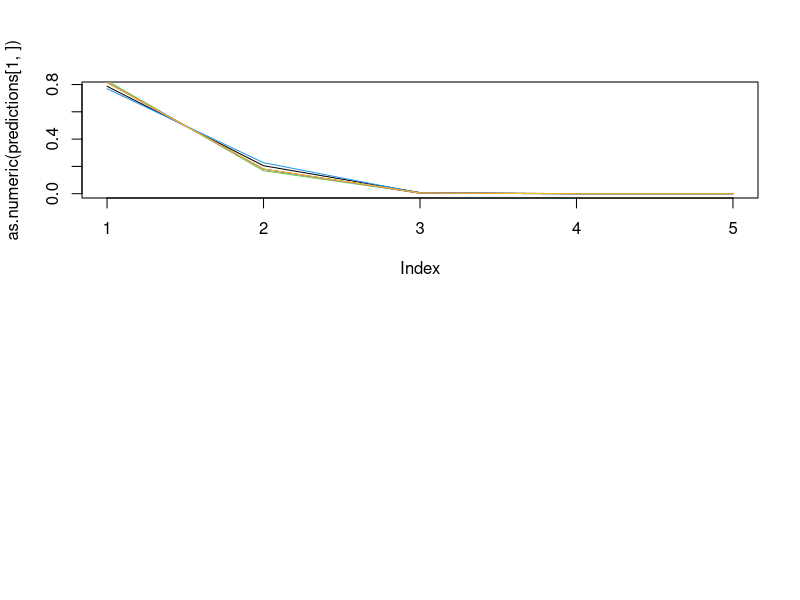

This chart was generated by the following R code:
# Resampling

{
  library(tidyverse)
  library(reshape2)
  library(mgcv)
  library(MASS)
  library(dplyr)
}

# Set WD
# setwd("/Users/skycope/Documents/GitHub/grass-pollen")
setwd("/Users/chloestipinovich/Documents/2020/Thesis Project/grass-pollen")


# Read in data
total   = read.csv("Final_Data/data_complete.csv", h = T) %>% mutate(date = as.Date(date))

# EMA function -----------
EMA = function (series, n){
  ema <- c()
  ema[1:(n-1)] <- NA
  ema[n]<- mean(series[1:n])
  beta <- 0.4
  for (i in (n+1):length(series)){
    ema[i] <- beta * series[i] + 
      (1-beta) * ema[i-1]
  }
  return(ema)
}

train = filter(total, fyear <= 2014) # for 2014 and before
val = filter(total, fyear == 2018)
test = filter(total, fyear == 2019)
  
  
# Training Set: exponential moving average variables
ema = train %>% 
  dplyr::select(pollen_count, ds, min_temp, max_temp, veg_index, humid, rain, wind_speed, wind_dir, fyear, season, pollen_cat) %>%
  mutate(rollmean_maxtemp   = lag(EMA(max_temp, 7), 1),
         #rollmean_vegindex = lag(rollmean(veg_index, 16, na.pad = T, align = 'right'), 1),
         rollmean_pollen    = lag(EMA(pollen_count, 7), 1),
         rollmean_rain      = lag(EMA(rain, 7), 1),
         rollmean_windspeed = lag(EMA(wind_speed, 7), 1),
         rollmean_humid =  lag(EMA(humid, 7), 1),
         rollmean_winddir = lag(EMA(wind_dir, 7), 1),
         lag2_rain = lag(rain, 1),
         lag2_pollen = lag(pollen_count, 1)) %>%
  na.omit() %>%
  mutate(index = 1:nrow(.))

# Validation Set: exponential moving average variables
val_ema = val %>% 
  dplyr::select(pollen_count, ds, min_temp, max_temp, veg_index, humid, rain, wind_speed, wind_dir, fyear, season, pollen_cat) %>%
  mutate(rollmean_maxtemp   = lag(EMA(max_temp, 7), 1),
         #rollmean_vegindex = lag(rollmean(veg_index, 16, na.pad = T, align = 'right'), 1),
         rollmean_pollen    = lag(EMA(pollen_count, 7), 1),
         rollmean_rain      = lag(EMA(rain, 7), 1),
         rollmean_windspeed = lag(EMA(wind_speed, 7), 1),
         rollmean_humid =  lag(EMA(humid, 7), 1),
         rollmean_winddir = lag(EMA(wind_dir, 7), 1),
         lag2_rain = lag(rain, 1),
         lag2_pollen = lag(pollen_count, 1)) %>%
  na.omit() %>%
  mutate(index = 1:nrow(.))

# Test Set: exponential moving average variables
test_ema = test %>% 
  dplyr::select(pollen_count, ds, min_temp, max_temp, veg_index, humid, rain, wind_speed, wind_dir, fyear, season, pollen_cat) %>%
  mutate(rollmean_maxtemp   = lag(EMA(max_temp, 7), 1),
         #rollmean_vegindex = lag(rollmean(veg_index, 16, na.pad = T, align = 'right'), 1),
         rollmean_pollen    = lag(EMA(pollen_count, 7), 1),
         rollmean_rain      = lag(EMA(rain, 7), 1),
         rollmean_windspeed = lag(EMA(wind_speed, 7), 1),
         rollmean_humid =  lag(EMA(humid, 7), 1),
         rollmean_winddir = lag(EMA(wind_dir, 7), 1),
         lag2_rain = lag(rain, 1),
         lag2_pollen = lag(pollen_count, 1)) %>%
  na.omit() %>%
  mutate(index = 1:nrow(.))

# Run GAMs with exponential moving averages
ema_1 = gam(pollen_count ~ 
              fyear +
              s(rollmean_maxtemp) +
              s(max_temp) + s(ds, bs = 'cc', by = fyear) +
              s(wind_dir, bs = 'cc') +  s(rollmean_winddir, bs = 'cc') +
              s(rain) +  s(rollmean_rain) + 
              s(rollmean_pollen) + s(wind_speed) + 
              s(rollmean_windspeed) + s(humid) + s(rollmean_humid) + 
              s(veg_index) + s(lag2_pollen) + s(lag2_rain), 
            family = nb(), data = ema, scale = -0.1)

(theta_est <- ema_1$family$getTheta(TRUE))

ema_2 = gam(pollen_count ~ 
              s(rollmean_maxtemp) +
              s(max_temp) + s(ds, bs = 'cc', by = fyear) +
              s(wind_dir, bs = 'cc') +  s(rollmean_winddir, bs = 'cc') +
              s(rain) +  s(rollmean_rain) + 
              s(rollmean_pollen) + s(wind_speed) + 
              s(rollmean_windspeed) + s(humid) + s(rollmean_humid) + 
              s(veg_index), 
            family = negbin(theta_est), data = ema)

# Set a two week period ----------
twoWeeks   = test[1:14,] %>% 
                dplyr::select(pollen_count, ds, min_temp, max_temp,
                              veg_index, humid, rain, wind_speed, wind_dir, 
                              fyear, season)
twoWeeks$pollen_count[8:14] = NA

# Function that creates required moving averages for prediction:
# - dat    = two week data set
# - rng    = 8 day period, 8th day is the prediction day
# - output = single row of data with all variables required to make prediction
lags = function(dat, rng){
  output = dat[rng,] %>%
    mutate(rollmean_maxtemp   = lag(EMA(max_temp, 7), 1),
           rollmean_pollen    = lag(EMA(pollen_count, 7), 1),
           rollmean_rain      = lag(EMA(rain, 7), 1),
           rollmean_windspeed = lag(EMA(wind_speed, 7), 1),
           rollmean_humid     = lag(EMA(humid, 7), 1),
           rollmean_winddir   = lag(EMA(wind_dir, 7), 1),
           lag2_rain          = lag(rain, 1),
           lag2_pollen        = lag(pollen_count, 1))
  return(output[8,])
}

# Function that performs prediction using ema_2
# - model = best GAM model with corresponding theta_est
# - day   = single row of all variables needed for prediction including moving averages
GAM_predict = function(model, day){
  return(exp(predict(model, day)))
}

# Function that returns Table of frequencies
# - pred = point estimate from day ahead prediction
# - n    = number of samples from neg binomial
# - table(dist_cat)/n = table of category probabilities
freq = function(pred, n){
  dist     = MASS::rnegbin(n, mu = pred, theta = theta_est)
  dist_cat = case_when(
    dist < 1 ~ "Very Low",
    dist >= 1 & dist < 3 ~ "Low",
    dist >= 3 & dist < 8 ~ "Moderate",
    dist >= 8 & dist < 14.8 ~ "High",
    dist >= 14.8 ~ "Very High") %>%
    ordered(., levels = c("Very Low", "Low", "Moderate", "High", "Very High"))
  return(list(freq_table = table(dist_cat)/n, samples = dist))
}

# Function that returns Table of frequencies from n_sample samples
# - dist = row of samples
# - n    = number of samples 
# - table(dist_cat)/n = table of category probabilities
freq2 = function(dist, n){
  dist_cat = case_when(
    dist < 1 ~ "Very Low",
    dist >= 1 & dist < 3 ~ "Low",
    dist >= 3 & dist < 8 ~ "Moderate",
    dist >= 8 & dist < 14.8 ~ "High",
    dist >= 14.8 ~ "Very High") %>%
    ordered(., levels = c("Very Low", "Low", "Moderate", "High", "Very High"))
  return(table(dist_cat)/n)
}

# Function that returns the correct historic data for a specific sample path
# - sample_row = sample path out of 1 to n_samples
# - num days   = number of days forward the sample path has predicted so far 
# - past_sample_data = two week period with specific sample path data
past = function(sample_row, num_days){
  past_sample_data = twoWeeks
  for (day in 1:num_days){
    past_sample_data$pollen_count[day+7]  = past_samples[day,sample_row]
  }
  return(past_sample_data)
}

# Initiate Storage for Predictions
predictions        = as.data.frame(matrix(NA, nrow = 7, ncol = 5))
names(predictions) = c("Very_Low", "Low", "Moderate", "High", "Very_High")
n_samples          = 1000 # Set the number fo sample paths
past_samples       = matrix(NA, ncol = n_samples, nrow = 7) # stores each of the n_sample paths for the 7 days 
with_post          = FALSE

# Make 7-day-ahead predictions 
# Update twoWeeks data set as you make a new prediction
for (i in 1:7){
  if (with_post==TRUE){
    if (i == 1){
      day_ahead       = lags(twoWeeks, c(i:(i+7) ) )
      pred            = as.numeric(GAM_predict(ema_2, day_ahead))
      results         = freq(pred, n_samples)
      predictions[i,] = results$freq_table
      past_samples[i,]= results$samples   # Save random samples called posterior samples
    }
    else{
      for (j in 1:n_samples){
        day_ahead          = lags(past(j,i), c(i:(i+7) ) )
        pred               = as.numeric(GAM_predict(ema_2, day_ahead))
        results            = freq(pred, 1)
        past_samples[i,j]  = results$samples
      }
      predictions[i,]      = freq2(past_samples[i,], n_samples)
    }
  }
  if (with_post==FALSE){
    day_ahead       = lags(twoWeeks, c(i:(i+7) ) )
    pred            = as.numeric(GAM_predict(ema_2, day_ahead))
    results         = freq(pred, n_samples)
    predictions[i,] = results$freq_table
    past_samples[i,]= results$samples   # Save random samples called posterior samples
    twoWeeks$pollen_count[i+7] = pred
  }
}
par(mfrow=(c(2,1)))
plot(as.numeric(predictions[1,]), type = "l")
for(k in 2:7){
  lines(as.numeric(predictions[k,]), col = k)
}

np = c()
for(i in 1:7){
  np = c(np, print(var(past_samples[i,])))
}

wp = c()
for(i in 1:7){
  wp = c(wp, print(var(past_samples[i,])))
}

np
wp



